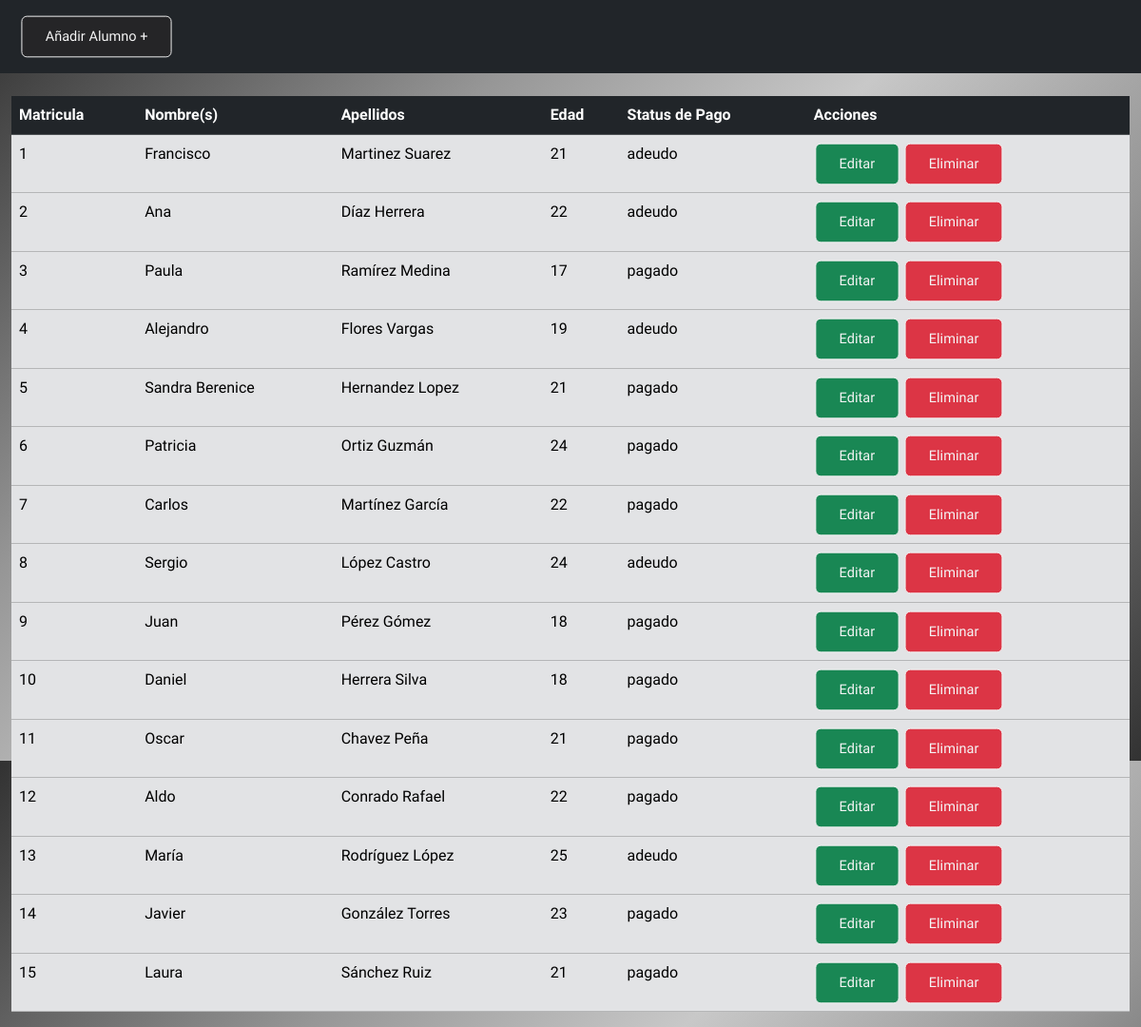
The page /views/admin/crud-alumnos.php on the database its author committed.
### tables this page shows
CREATE TABLE IF NOT EXISTS `alumnos` (
  `id_alumno` INT(11) NOT NULL AUTO_INCREMENT,
  `nombres` VARCHAR(120) NOT NULL,
  `apellidos` VARCHAR(120) NOT NULL,
  `edad` INT(11) NOT NULL,
  `status` ENUM('pagado', 'adeudo') NOT NULL,
  PRIMARY KEY (`id_alumno`));

### views/admin/crud-alumnos.php (the view, shortened to what this page needs)
<?php
    include('/xampp/htdocs/escuela/config/conexion_PDO.php');
    $stm = $conexion->prepare("SELECT * FROM alumnos");
    $stm->execute();
    $alumnos = $stm->fetchAll(PDO::FETCH_ASSOC);
?>
<!DOCTYPE html>
<html lang="en">
<head>
    <link href="https://cdn.jsdelivr.net/npm/bootstrap@5.3.2/dist/css/bootstrap.min.css" rel="stylesheet">
    <link rel="stylesheet" href="../css/styles-admin.css">
    <link rel="stylesheet" href="https://cdn.jsdelivr.net/npm/bootstrap-icons@1.11.2/font/bootstrap-icons.min.css">
</head>
<body>
    <div class="navbar navbar-expand navbar-dark bg-dark text-center mb-4 sticky-top">
        <div class="container m-2">
            <button type="button" class="btn btn-outline-secondary" data-toggle="modal" data-target="#create">
                Añadir Alumno +
            </button>
        </div>
    </div>
    <div class="table-responsive mt-4 container-fluid fw-light">
        <table class="table table-primary">
            <thead class="table table-dark">
                <tr>
                    <th scope="col">Matricula</th>
                    <th scope="col">Nombre(s)</th>
                    <th scope="col">Apellidos</th>
                    <th scope="col">Edad</th>
                    <th scope="col">Status de Pago</th>
                    <th scope="col">Acciones</th>
                </tr>
            </thead>
            <tbody class="table-secondary">
                <?php foreach($alumnos as $alumno){?>
                <tr class="">
                    <td scope="row"><?php echo $alumno['id_alumno']; ?></td>
                    <td> <?php echo $alumno['nombres'];?></td>
                    <td> <?php echo $alumno['apellidos'];?></td>
                    <td><?php echo $alumno['edad'];?></td>
                    <td><?php echo $alumno['status'];?></td>
                    <td>
                        <a href="./update/editar-alumno.php?id_alumno=<?php echo $alumno['id_alumno']; ?>" class="edit-reg btn btn-outline-success bg-success">Editar</a>
                        <a href="crud-alumnos.php?id_alumno=<?php echo $alumno['id_alumno']; ?>" class="delete-reg btn btn-outline-danger bg-danger">Eliminar</a>
                    </td>
                </tr>
                <?Php }?>
            </tbody>
        </table>
    </div>
</body>
</html>

### views/css/styles-admin.css (style rules this page uses)
html { margin: 0; padding: 0; box-sizing: border-box; }
body { height: 100vh; background: linear-gradient( 135deg, rgba(50,50,50,1) 0%, rgba(150,150,150,1) 30%, rgba(200,200,200,1) 50%, rgba(150,150,150,1) 70%, rgba(50,50,50,1) 100%); color: whitesmoke; font-family: 'Ubuntu', sans-serif; }

### views/admin/crud-alumnos.php (style rules this page uses)
.btn { padding: 10px 25px; border: 1px solid whitesmoke; background-color: rgb(37, 37, 39); color: whitesmoke; font-size: 15px; cursor: pointer; transform: scale(.97); transition: .5s; }

### rows shown on the page
alumnos: id_alumno "1", nombres "Francisco", apellidos "Martinez Suarez", edad "21", status "adeudo"
alumnos: id_alumno "2", nombres "Ana", apellidos "Díaz Herrera", edad "22", status "adeudo"
alumnos: id_alumno "3", nombres "Paula", apellidos "Ramírez Medina", edad "17", status "pagado"
alumnos: id_alumno "4", nombres "Alejandro", apellidos "Flores Vargas", edad "19", status "adeudo"
alumnos: id_alumno "5", nombres "Sandra Berenice", apellidos "Hernandez Lopez", edad "21", status "pagado"
alumnos: id_alumno "6", nombres "Patricia", apellidos "Ortiz Guzmán", edad "24", status "pagado"
alumnos: id_alumno "7", nombres "Carlos", apellidos "Martínez García", edad "22", status "pagado"
alumnos: id_alumno "8", nombres "Sergio", apellidos "López Castro", edad "24", status "adeudo"
alumnos: id_alumno "9", nombres "Juan", apellidos "Pérez Gómez", edad "18", status "pagado"
alumnos: id_alumno "10", nombres "Daniel", apellidos "Herrera Silva", edad "18", status "pagado"
alumnos: id_alumno "11", nombres "Oscar", apellidos "Chavez Peña", edad "21", status "pagado"
alumnos: id_alumno "12", nombres "Aldo", apellidos "Conrado Rafael", edad "22", status "pagado"
alumnos: id_alumno "13", nombres "María", apellidos "Rodríguez López", edad "25", status "adeudo"
alumnos: id_alumno "14", nombres "Javier", apellidos "González Torres", edad "23", status "pagado"
alumnos: id_alumno "15", nombres "Laura", apellidos "Sánchez Ruiz", edad "21", status "pagado"
